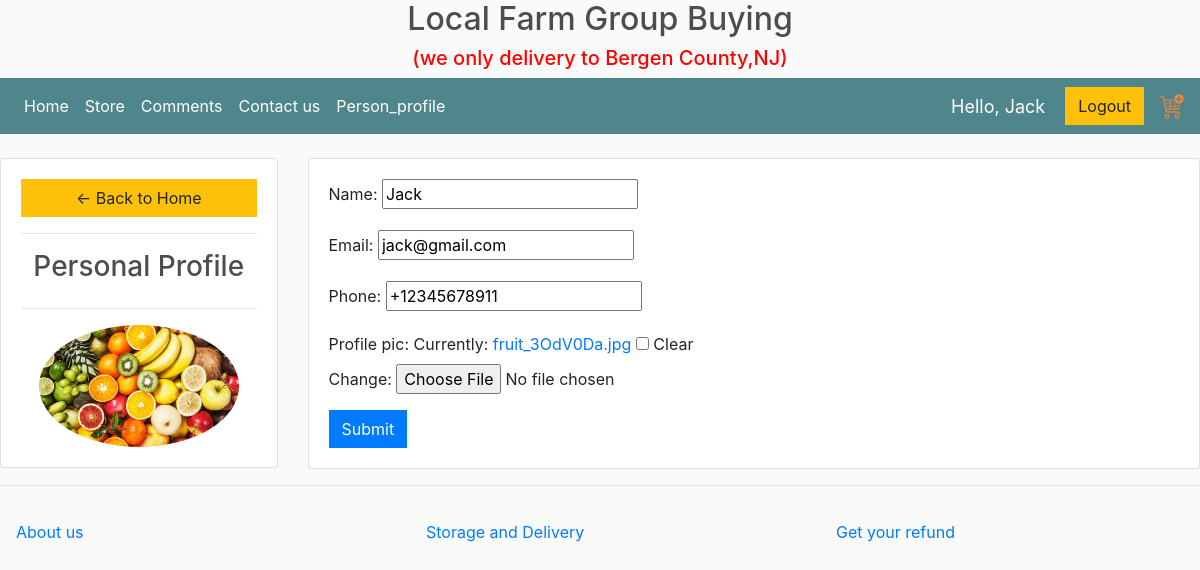
The page /customer_setting/ (signed in) on the database its author committed.
### store/models.py (models this page shows, shortened)
class Customer(models.Model):
    user = models.OneToOneField(User, null=True, blank=True, on_delete=models.CASCADE)
    name = models.CharField(max_length=200, null=True)
    email = models.EmailField(max_length=200)
    phone = PhoneNumberField()
    profile_pic = models.ImageField(default='touxiang.jpg', null=True, blank=True)

### store/decorators.py (the view)
		def wrapper_func(request, *args, **kwargs):
			group = None
			if request.user.groups.exists():
				group = request.user.groups.all()[0].name
			if group in allowed_roles:
				return view_func(request, *args, **kwargs)
			else:
				return HttpResponse('You are not authorized')

### store/forms.py
class CustomerForm(ModelForm):
	class Meta:
		model = Customer
		fields = '__all__'
		exclude = ['user']

### store/views.py (called while the page is built)
@login_required(login_url='login')
@allowed_users(allowed_roles=['customer'])
def customersetting(request):
	customer = request.user.customer
	form = CustomerForm(instance=customer)
	if request.method == 'POST':
		form = CustomerForm(request.POST, request.FILES, instance=customer)
		if form.is_valid():
			form.save()
	context = {'form': form, 'customer': customer}
	return render(request, 'store/customer_setting.html', context)

### store/templates/store/customer_setting.html (shortened to what this page needs)
{%  extends 'store/mainin.html' %}
{% load static %}
{% block content %}
<br>
<div class="row">
	<div class="col-md-3">
		<div class="card card-body">
			<a class="btn btn-warning" href="{% url 'customer' %}"> &#8592; Back to Home</a>
			<hr>
			<h3 style="text-align: center">Personal Profile</h3>
			<hr>
			<img class="profile-pic" src="{{request.user.customer.profile_pic.url}}" >
		</div>
	</div>
   <div class="col-md-9">
      <div class="card card-body">
         <form method="POST" action="" enctype="multipart/form-data">
            {{form.as_p}}
         <input class="btn btn-primary" type="submit" name="Update Information">
         </form>
      </div>
   </div>
</div>
{% endblock %}

### store/templates/store/navbarin.html (shortened to what this page needs)
{% load static %}
<nav class="navbar navbar-expand-lg navbar-dark bg-dark">
    <div class="collapse navbar-collapse" id="navbarSupportedContent">
	    <ul class="navbar-nav mr-auto">
	      <li class="nav-item active">
	        <a class="nav-link" href="{% url 'homein' %}">Home </a>
	      </li>
              <li class="nav-item active">
	        <a class="nav-link" href="{% url 'storein' %}">Store</a>
			</li>
	      <li class="nav-item active">
	        <a class="nav-link" href="{% url 'commentsin' %}">Comments</a>
	      </li>
            <li class="nav-item active">
	        <a class="nav-link" href="{% url 'contactin' %}">Contact us</a>
	      </li>
			{% if request.user.is_staff %}
			 <li class="nav-item active">
	        <a class="nav-link" href="{% url 'dashboard' %}">Control Panel</a>
	      </li>
			{% else %}
			<li class="nav-item active">
	        <a class="nav-link" href="{% url 'customer_setting' %}">Person_profile</a>
	      </li>
			{% endif %}
	    </ul>
        <div class="form-inline my-2 my-lg-0">
	     	<span class="hello-msg">Hello, {{request.user}}</span>
	    </div>
	    <div class="form-inline my-2 my-lg-0">
	     	<a href="{% url 'logout' %}"class="btn btn-warning">Logout</a>
			{% if request.user.customer %}
	     	<a href="{% url 'cart' %}">
	    		<img  id="cart-icon" src="{% static 'images/cart.png' %}">
	    	</a>
			{% endif %}
	    </div>
       </div>
	 </nav>

### static/css/main.css (style rules this page uses)
body { background-color: hsl(0, 0%, 98%); }
h1,h2,h3,h4,h5,h6 { color:hsl(0, 0%, 30%); }
.bg-dark { background-color: #4f868c!important; }
#cart-icon { width:25px; display: inline-block; margin-left: 15px; }
.btn { border-radius: 0; }

### store/templates/store/navbarin.html (style rules this page uses)
.hello-msg { font-size: 18px; color: #fff; margin-right: 20px; }

### store/templates/store/customer_setting.html (style rules this page uses)
.profile-pic { max-width: 200px; max-height:200px; margin: 0 auto; border-radius: 50%; }

### rows shown on the page
Customer: name "Jack", email "jack@gmail.com", phone "+12345678911"

### other values the page prints
{{ request.user }} "Jack"
